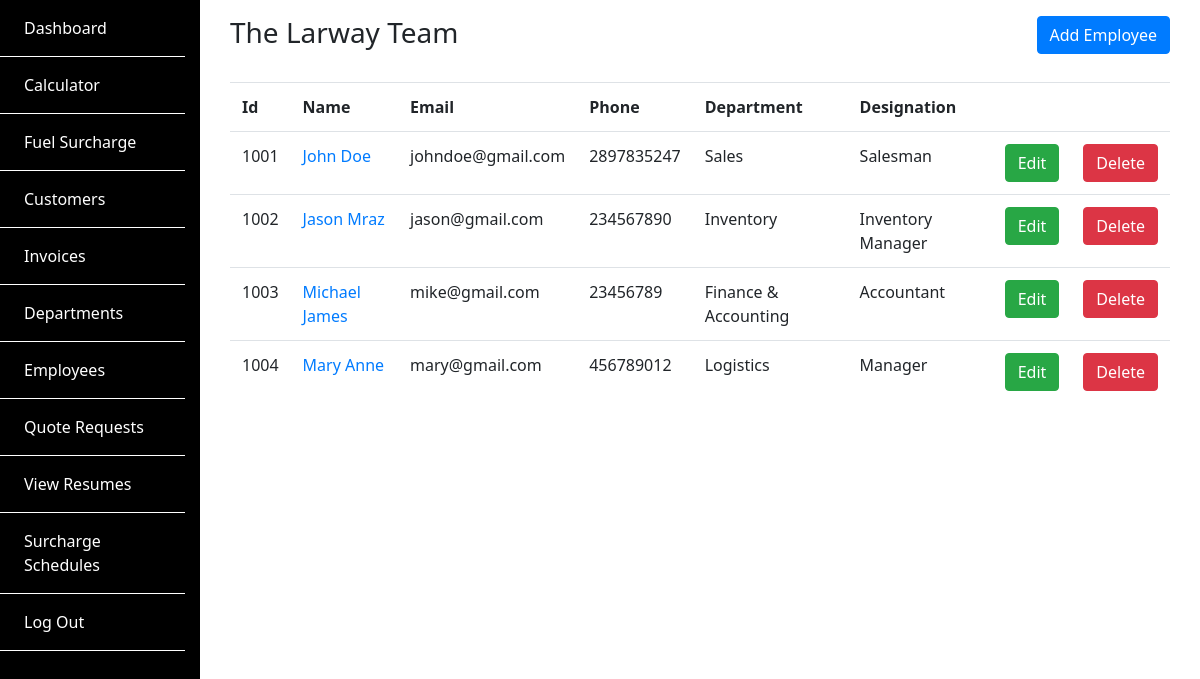
Screenshot of /employees/ (signed in) with the database file from the repository.
### SiteApp/models.py (models this page shows, shortened)
class Employee(models.Model):
    employee_id = models.IntegerField()
    first_name = models.CharField(max_length=50)
    last_name = models.CharField(max_length=50)
    email = models.EmailField()
    cell_number = models.BigIntegerField()
    address = models.CharField(max_length=200)
    department = models.ForeignKey(
        Department, on_delete=models.CASCADE, related_name="employees")
    designation = models.CharField(max_length=50)
    salary = models.IntegerField()
    date_of_join = models.DateField()
    def get_absolute_url(self):
        pass

class Department(models.Model):
    name = models.CharField(max_length=50)
    def __str__(self):
        return self.name

### SiteApp/views.py (the view)
# urls.py: path('employees/', views.ListEmployees, name='list_employees'),
@login_required
def ListEmployees(request):
    employees = Employee.objects.all()
    return render(request, 'SiteApp/list_employees.html', {'employees': employees})

### SiteApp/templates/SiteApp/list_employees.html
{% extends 'backend_base.html' %} {% block content %}
<div class="container-fluid py-3">
  <div class="row">
    <div class="col-sm-6">
      <h3>The Larway Team</h3>
    </div>
    <div class="col-sm-6">
      <a href="{% url 'add_employee' %}" class="btn btn-primary float-right"
        >Add Employee</a
      >
    </div>
  </div>
  <div class="article mt-4">
    <table class="table">
      <tr>
        <th>Id</th>
        <th>Name</th>
        <th>Email</th>
        <th>Phone</th>
        <th>Department</th>
        <th>Designation</th>
        <th></th>
        <th></th>
      </tr>
      {% for employee in employees %}
      <tr>
        <td><span>{{employee.employee_id}}</span></td>
        <td>
          <a href="{{employee.get_absolute_url }}"
            >{{employee.first_name}} {{employee.last_name}}</a
          >
        </td>
        <td><span>{{employee.email}}</span></td>
        <td><span>{{employee.cell_number}}</span></td>
        <td><span>{{employee.department}}</span></td>
        <td><span>{{employee.designation}}</span></td>
        <td>
          <span><a href="#" class="btn btn-success">Edit</a></span>
        </td>
        <td>
          <span><a href="#" class="btn btn-danger">Delete</a></span>
        </td>
      </tr>
      {% endfor %}
    </table>
  </div>
</div>
{% endblock %}

### SiteApp/static/SiteApp/css/style.css (style rules this page uses)
* { font-family: "Noto Sans", sans-serif; transition: all ease-in 0.2s; }
html, body { height: 100%; min-height: 100%; }

### rows the page displays
Employee: employee_id "1001", first_name "John", last_name "Doe", email "johndoe@gmail.com", cell_number "2897835247", department "Sales", designation "Salesman"
Employee: employee_id "1002", first_name "Jason", last_name "Mraz", email "jason@gmail.com", cell_number "234567890", department "Inventory", designation "Inventory Manager"
Employee: employee_id "1003", first_name "Michael", last_name "James", email "mike@gmail.com", cell_number "23456789", department "Finance & Accounting", designation "Accountant"
Employee: employee_id "1004", first_name "Mary", last_name "Anne", email "mary@gmail.com", cell_number "456789012", department "Logistics", designation "Manager"
